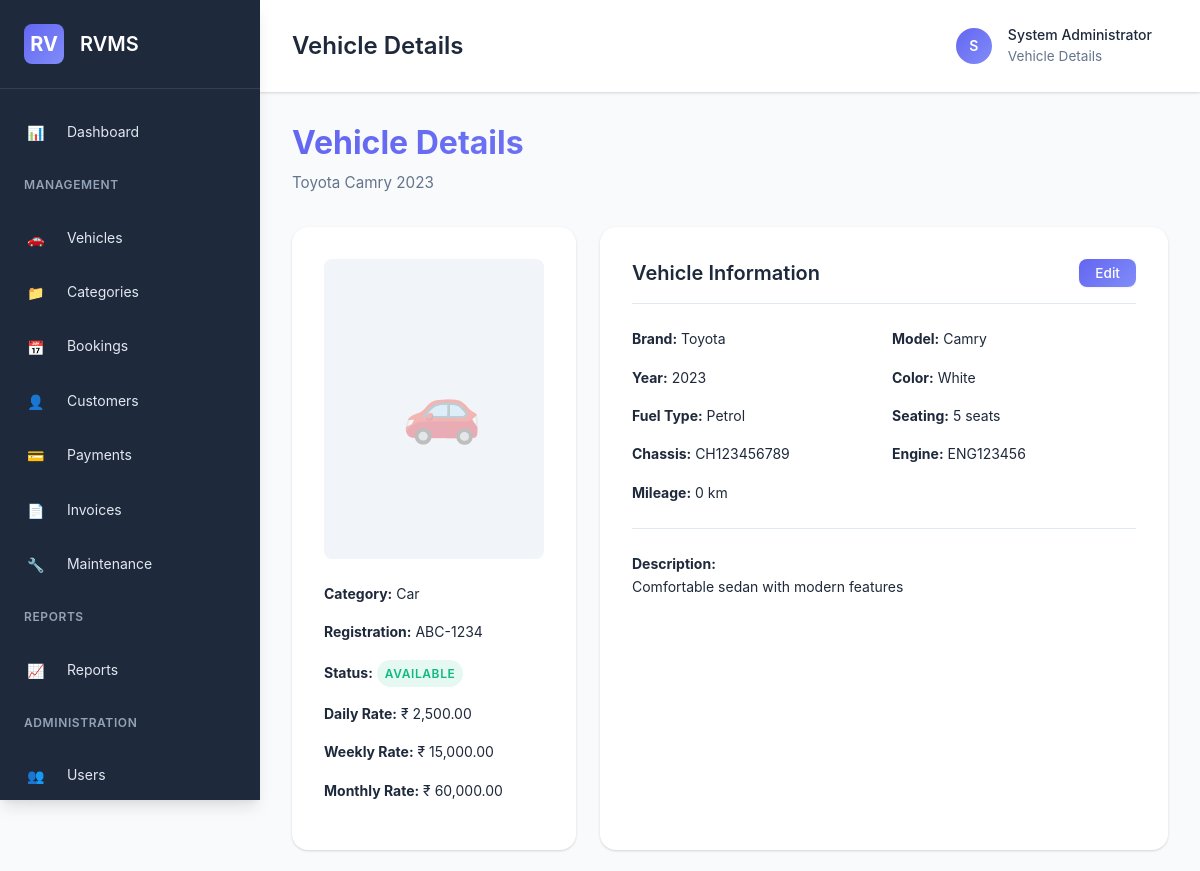
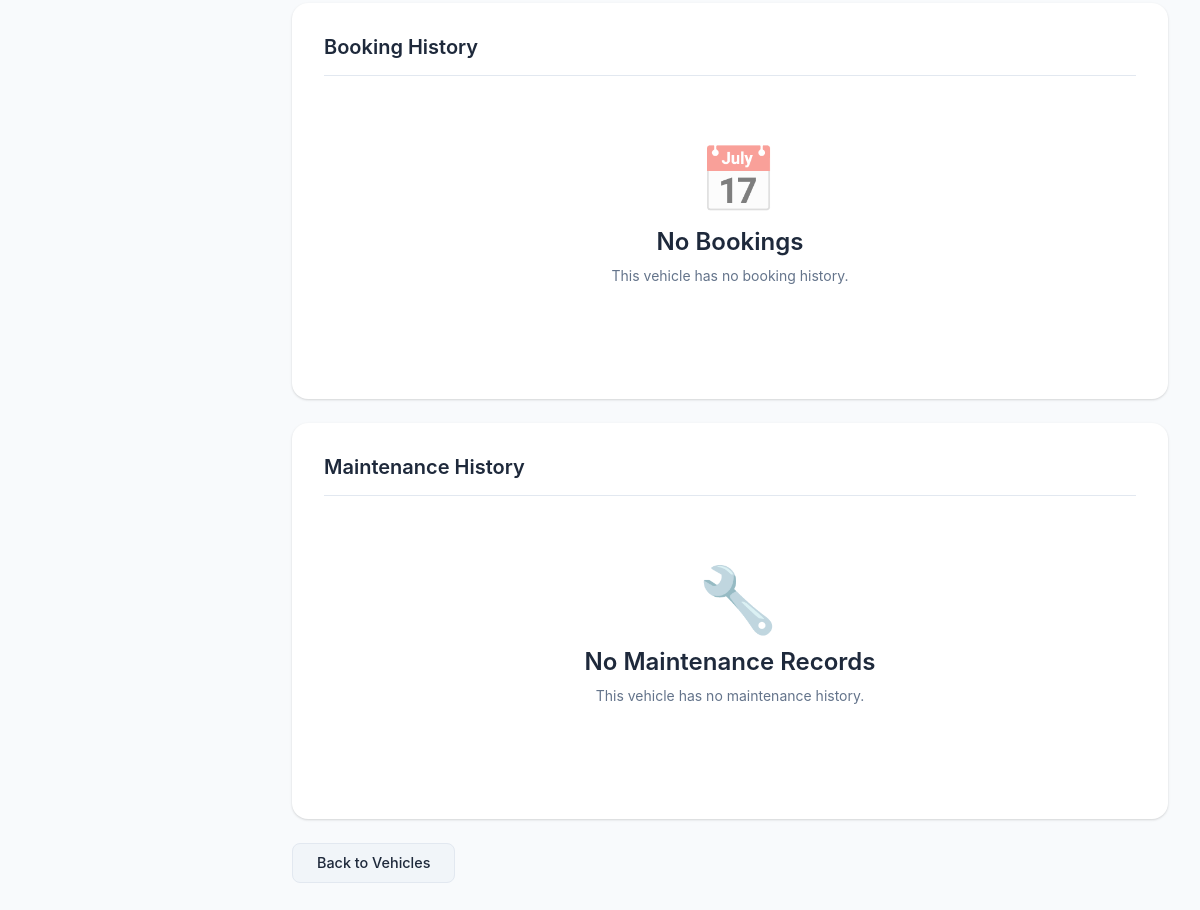
Screenshot of /pages/vehicle-details.php?id=1 (signed in) with the database file from the repository (2 pictures, top to bottom).
### tables this page shows
CREATE TABLE IF NOT EXISTS users (
    id INT AUTO_INCREMENT PRIMARY KEY,
    username VARCHAR(50) UNIQUE NOT NULL,
    email VARCHAR(100) UNIQUE NOT NULL,
    password VARCHAR(255) NOT NULL,
    full_name VARCHAR(100) NOT NULL,
    role ENUM('admin', 'staff', 'customer') DEFAULT 'customer',
    phone VARCHAR(20),
    address TEXT,
    status ENUM('active', 'inactive') DEFAULT 'active',
    created_at TIMESTAMP DEFAULT CURRENT_TIMESTAMP,
    updated_at TIMESTAMP DEFAULT CURRENT_TIMESTAMP ON UPDATE CURRENT_TIMESTAMP,
    INDEX idx_username (username),
    INDEX idx_email (email),
    INDEX idx_role (role)
);

CREATE TABLE IF NOT EXISTS vehicles (
    id INT AUTO_INCREMENT PRIMARY KEY,
    category_id INT NOT NULL,
    vehicle_name VARCHAR(100) NOT NULL,
    brand VARCHAR(50),
    model VARCHAR(50),
    year INT,
    color VARCHAR(30),
    registration_number VARCHAR(50) UNIQUE NOT NULL,
    chassis_number VARCHAR(100),
    engine_number VARCHAR(100),
    fuel_type ENUM('petrol', 'diesel', 'electric', 'hybrid') DEFAULT 'petrol',
    seating_capacity INT DEFAULT 4,
    daily_rate DECIMAL(10, 2) NOT NULL,
    weekly_rate DECIMAL(10, 2),
    monthly_rate DECIMAL(10, 2),
    image VARCHAR(255),
    description TEXT,
    status ENUM('available', 'rented', 'maintenance', 'inactive') DEFAULT 'available',
    mileage INT DEFAULT 0,
    created_at TIMESTAMP DEFAULT CURRENT_TIMESTAMP,
    updated_at TIMESTAMP DEFAULT CURRENT_TIMESTAMP ON UPDATE CURRENT_TIMESTAMP,
    FOREIGN KEY (category_id) REFERENCES categories(id) ON DELETE RESTRICT,
    INDEX idx_category (category_id),
    INDEX idx_status (status),
    INDEX idx_registration (registration_number)
);

CREATE TABLE IF NOT EXISTS categories (
    id INT AUTO_INCREMENT PRIMARY KEY,
    name VARCHAR(50) NOT NULL,
    description TEXT,
    icon VARCHAR(50),
    status ENUM('active', 'inactive') DEFAULT 'active',
    created_at TIMESTAMP DEFAULT CURRENT_TIMESTAMP,
    UNIQUE KEY unique_name (name)
);

CREATE TABLE IF NOT EXISTS settings (
    id INT AUTO_INCREMENT PRIMARY KEY,
    setting_key VARCHAR(100) UNIQUE NOT NULL,
    setting_value TEXT,
    setting_type VARCHAR(50) DEFAULT 'text',
    description TEXT,
    updated_at TIMESTAMP DEFAULT CURRENT_TIMESTAMP ON UPDATE CURRENT_TIMESTAMP
);

### config/auth.php (called while the page is built, shortened)
<?php
function isLoggedIn() {
    return isset($_SESSION['user_id']) && !empty($_SESSION['user_id']);
}
function hasRole($roles) {
    $userRole = $_SESSION['user_role'] ?? '';
    if (is_array($roles)) {
        return in_array($userRole, $roles);
    }
    return $userRole === $roles;
}
function getCurrentUser() {
    $db = getDB();
    try {
        $stmt = $db->prepare("SELECT id, username, email, full_name, role, phone, address, status FROM users WHERE id = ? LIMIT 1");
        $stmt->execute([$_SESSION['user_id']]);
        return $stmt->fetch();
    } catch(PDOException $e) {
        error_log("Get User Error: " . $e->getMessage());
        return null;
    }
}

### config/functions.php (called while the page is built, shortened)
<?php
function formatCurrency($amount, $currency = null)
{
    if ($currency === null) {
        if (!function_exists('getSetting')) {
            $currency = 'INR';
        } else {
            $currency = getSetting('currency', 'INR');
        }
    }
    $symbol = $currency;
    switch (strtoupper($currency)) {
        case 'INR':
            $symbol = '₹';
            break;
    }
    return $symbol . ' ' . number_format((float)$amount, 2);
}
function getSetting($key, $default = null)
{
    $db = getDB();
    try {
        $stmt = $db->prepare("SELECT setting_value FROM settings WHERE setting_key = ? LIMIT 1");
        $stmt->execute([$key]);
        $result = $stmt->fetch();
        return $result ? $result['setting_value'] : $default;
    } catch (PDOException $e) {
        error_log("Get Setting Error: " . $e->getMessage());
        return $default;
    }
}

### pages/vehicle-details.php (the view, shortened to what this page needs)
<?php
require_once '../config/auth.php';
require_once '../config/functions.php';
$pageTitle = 'Vehicle Details';
$db = getDB();
$id = intval($_GET['id'] ?? 0);
$vehicle = $db->prepare("SELECT v.*, c.name as category_name FROM vehicles v LEFT JOIN categories c ON v.category_id = c.id WHERE v.id = ?");
$vehicle->execute([$id]);
$vehicle = $vehicle->fetch();
$bookings = $db->prepare("SELECT b.*, c.full_name as customer_name FROM bookings b JOIN customers c ON b.customer_id = c.id WHERE b.vehicle_id = ? ORDER BY b.created_at DESC LIMIT 10");
$bookings->execute([$id]);
$bookings = $bookings->fetchAll();
$maintenance = $db->prepare("SELECT * FROM maintenance WHERE vehicle_id = ? ORDER BY maintenance_date DESC LIMIT 10");
$maintenance->execute([$id]);
$maintenance = $maintenance->fetchAll();
include '../includes/header.php';
?>
<div class="page-header">
    <h1 class="page-title">Vehicle Details</h1>
    <p class="page-subtitle"><?php echo htmlspecialchars($vehicle['vehicle_name']); ?></p>
</div>
<div style="display: grid; grid-template-columns: 1fr 2fr; gap: var(--spacing-lg);">
    <div class="card">
        <div class="card-body">
            <?php if ($vehicle['image']): ?>
                <img src="<?php echo getFileUrl($vehicle['image'], 'vehicles'); ?>" alt="" style="width: 100%; border-radius: var(--radius); margin-bottom: var(--spacing-lg);">
            <?php else: ?>
                <div style="width: 100%; height: 300px; background: var(--bg-tertiary); border-radius: var(--radius); display: flex; align-items: center; justify-content: center; margin-bottom: var(--spacing-lg);">
                    <i class="icon icon-vehicle" style="font-size: 4rem; opacity: 0.3;"></i>
                </div>
            <?php endif; ?>
            <div style="display: flex; flex-direction: column; gap: var(--spacing-md);">
                <div>
                    <strong>Category:</strong> <?php echo htmlspecialchars($vehicle['category_name'] ?? 'N/A'); ?>
                </div>
                <div>
                    <strong>Registration:</strong> <?php echo htmlspecialchars($vehicle['registration_number']); ?>
                </div>
                <div>
                    <strong>Status:</strong>
                    <span class="badge badge-<?php
                        echo $vehicle['status'] === 'available' ? 'success' :
                            ($vehicle['status'] === 'rented' ? 'warning' :
                            ($vehicle['status'] === 'maintenance' ? 'danger' : 'secondary'));
                    ?>">
                        <?php echo ucfirst($vehicle['status']); ?>
                    </span>
                </div>
                <div>
                    <strong>Daily Rate:</strong> <?php echo formatCurrency($vehicle['daily_rate']); ?>
                </div>
                <?php if ($vehicle['weekly_rate']): ?>
                    <div>
                        <strong>Weekly Rate:</strong> <?php echo formatCurrency($vehicle['weekly_rate']); ?>
                    </div>
                <?php endif; ?>
                <?php if ($vehicle['monthly_rate']): ?>
                    <div>
                        <strong>Monthly Rate:</strong> <?php echo formatCurrency($vehicle['monthly_rate']); ?>
                    </div>
                <?php endif; ?>
            </div>
        </div>
    </div>
    <div class="card">
        <div class="card-header">
            <h3 class="card-title">Vehicle Information</h3>
            <a href="<?php echo BASE_URL; ?>pages/vehicles.php?edit=<?php echo $vehicle['id']; ?>" class="btn btn-sm btn-primary">Edit</a>
        </div>
        <div class="card-body">
            <div style="display: grid; grid-template-columns: 1fr 1fr; gap: var(--spacing-md);">
                <div><strong>Brand:</strong> <?php echo htmlspecialchars($vehicle['brand'] ?? 'N/A'); ?></div>
                <div><strong>Model:</strong> <?php echo htmlspecialchars($vehicle['model'] ?? 'N/A'); ?></div>
                <div><strong>Year:</strong> <?php echo $vehicle['year'] ?: 'N/A'; ?></div>
                <div><strong>Color:</strong> <?php echo htmlspecialchars($vehicle['color'] ?? 'N/A'); ?></div>
                <div><strong>Fuel Type:</strong> <?php echo ucfirst($vehicle['fuel_type']); ?></div>
                <div><strong>Seating:</strong> <?php echo $vehicle['seating_capacity']; ?> seats</div>
                <div><strong>Chassis:</strong> <?php echo htmlspecialchars($vehicle['chassis_number'] ?? 'N/A'); ?></div>
                <div><strong>Engine:</strong> <?php echo htmlspecialchars($vehicle['engine_number'] ?? 'N/A'); ?></div>
                <div><strong>Mileage:</strong> <?php echo number_format($vehicle['mileage']); ?> km</div>
            </div>
            <?php if ($vehicle['description']): ?>
                <div style="margin-top: var(--spacing-lg); padding-top: var(--spacing-lg); border-top: 1px solid var(--border-color);">
                    <strong>Description:</strong>
                    <p><?php echo nl2br(htmlspecialchars($vehicle['description'])); ?></p>
                </div>
            <?php endif; ?>
        </div>
    </div>
</div>
<div class="card">
    <div class="card-header">
        <h3 class="card-title">Booking History</h3>
    </div>
    <div class="card-body">
        <?php if (empty($bookings)): ?>
            <div class="empty-state">
                <i class="icon icon-booking"></i>
                <h3>No Bookings</h3>
                <p>This vehicle has no booking history.</p>
            </div>
        <?php endif; ?>
    </div>
</div>
<div class="card">
    <div class="card-header">
        <h3 class="card-title">Maintenance History</h3>
    </div>
    <div class="card-body">
        <?php if (empty($maintenance)): ?>
            <div class="empty-state">
                <i class="icon icon-maintenance"></i>
                <h3>No Maintenance Records</h3>
                <p>This vehicle has no maintenance history.</p>
            </div>
        <?php endif; ?>
    </div>
</div>
<div style="margin-top: var(--spacing-lg);">
    <a href="<?php echo BASE_URL; ?>pages/vehicles.php" class="btn btn-secondary">Back to Vehicles</a>
</div>
<?php include '../includes/footer.php'; ?>

### includes/header.php (shortened to what this page needs)
<?php
$currentUser = getCurrentUser();
$currentPage = basename($_SERVER['PHP_SELF']);
?>
<!DOCTYPE html>
<html lang="en">
<head>
    <link rel="stylesheet" href="<?php echo BASE_URL; ?>assets/css/style.css">
    <link rel="stylesheet" href="<?php echo BASE_URL; ?>assets/icons/icons.css">
</head>
<body>
    <aside class="sidebar" id="sidebar">
        <div class="sidebar-header">
            <div class="sidebar-logo">RV</div>
            <div class="sidebar-title">RVMS</div>
        </div>
        <nav class="sidebar-menu">
            <a href="<?php echo BASE_URL; ?>dashboard.php" class="menu-item <?php echo $currentPage === 'dashboard.php' ? 'active' : ''; ?>">
                <i class="icon icon-dashboard"></i> Dashboard
            </a>
            <?php if (hasRole(['admin', 'staff'])): ?>
                <div class="menu-group-title">Management</div>
                <a href="<?php echo BASE_URL; ?>pages/vehicles.php" class="menu-item <?php echo $currentPage === 'vehicles.php' ? 'active' : ''; ?>">
                    <i class="icon icon-vehicle"></i> Vehicles
                </a>
                <a href="<?php echo BASE_URL; ?>pages/categories.php" class="menu-item <?php echo $currentPage === 'categories.php' ? 'active' : ''; ?>">
                    <i class="icon icon-category"></i> Categories
                </a>
                <a href="<?php echo BASE_URL; ?>pages/bookings.php" class="menu-item <?php echo $currentPage === 'bookings.php' ? 'active' : ''; ?>">
                    <i class="icon icon-booking"></i> Bookings
                </a>
                <a href="<?php echo BASE_URL; ?>pages/customers.php" class="menu-item <?php echo $currentPage === 'customers.php' ? 'active' : ''; ?>">
                    <i class="icon icon-customer"></i> Customers
                </a>
                <a href="<?php echo BASE_URL; ?>pages/payments.php" class="menu-item <?php echo $currentPage === 'payments.php' ? 'active' : ''; ?>">
                    <i class="icon icon-payment"></i> Payments
                </a>
                <a href="<?php echo BASE_URL; ?>pages/invoices.php" class="menu-item <?php echo $currentPage === 'invoices.php' ? 'active' : ''; ?>">
                    <i class="icon icon-file"></i> Invoices
                </a>
                <a href="<?php echo BASE_URL; ?>pages/maintenance.php" class="menu-item <?php echo $currentPage === 'maintenance.php' ? 'active' : ''; ?>">
                    <i class="icon icon-maintenance"></i> Maintenance
                </a>
            <?php endif; ?>
            <?php if (hasRole(['admin', 'staff'])): ?>
                <div class="menu-group-title">Reports</div>
                <a href="<?php echo BASE_URL; ?>pages/reports.php" class="menu-item <?php echo $currentPage === 'reports.php' ? 'active' : ''; ?>">
                    <i class="icon icon-report"></i> Reports
                </a>
            <?php endif; ?>
            <?php if (hasRole(['admin'])): ?>
                <div class="menu-group-title">Administration</div>
                <a href="<?php echo BASE_URL; ?>pages/users.php" class="menu-item <?php echo $currentPage === 'users.php' ? 'active' : ''; ?>">
                    <i class="icon icon-user"></i> Users
                </a>
            <?php endif; ?>
        </nav>
    </aside>
    <div class="main-content">
        <header class="header">
            <div class="header-left">
                <h2 style="margin: 0; font-size: 1.5rem;"><?php echo isset($pageTitle) ? $pageTitle : 'Dashboard'; ?></h2>
            </div>
            <div class="header-right">
                <div class="user-menu">
                    <div class="user-avatar"><?php echo strtoupper(substr($currentUser['full_name'], 0, 1)); ?></div>
                    <div>
                        <div style="font-weight: 500;"><?php echo htmlspecialchars($currentUser['full_name']); ?></div>
                        <div style="font-size: 0.85rem; color: var(--text-secondary);">
                            <?php echo isset($pageTitle) ? $pageTitle : ucfirst($currentUser['role']); ?>
                        </div>
                    </div>
                </div>
            </div>
        </header>
        <div class="content">

### rows the page displays
users: full_name "S", full_name "System Administrator"
vehicles: vehicle_name "Toyota Camry 2023", category.name "Car", registration_number "ABC-1234", status "AVAILABLE", daily_rate.setting_value "₹ 2,500.00", weekly_rate.setting_value "₹ 15,000.00", monthly_rate.setting_value "₹ 60,000.00", brand "Toyota", model "Camry", year "2023", color "White", fuel_type "Petrol", seating_capacity "5", chassis_number "CH123456789", engine_number "ENG123456", mileage "0", description "Comfortable sedan with modern features"

### other values shown
$pageTitle "Vehicle Details"
